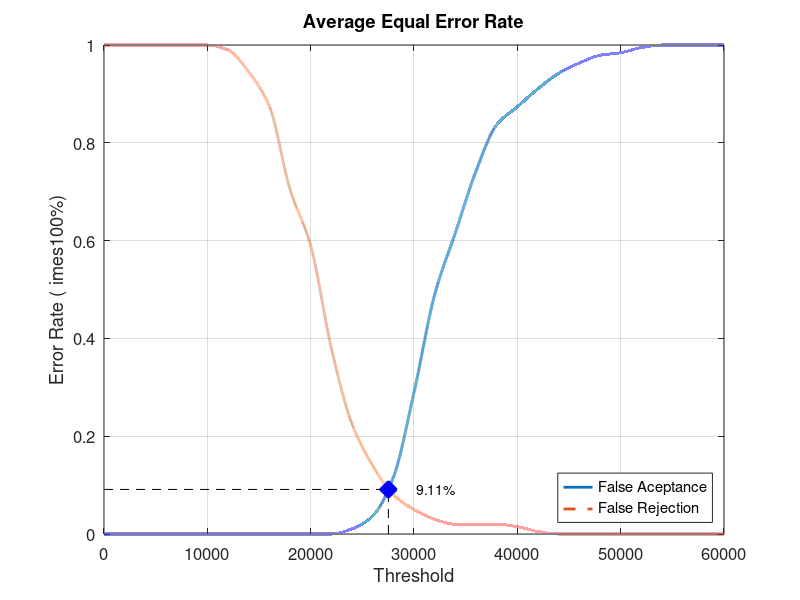
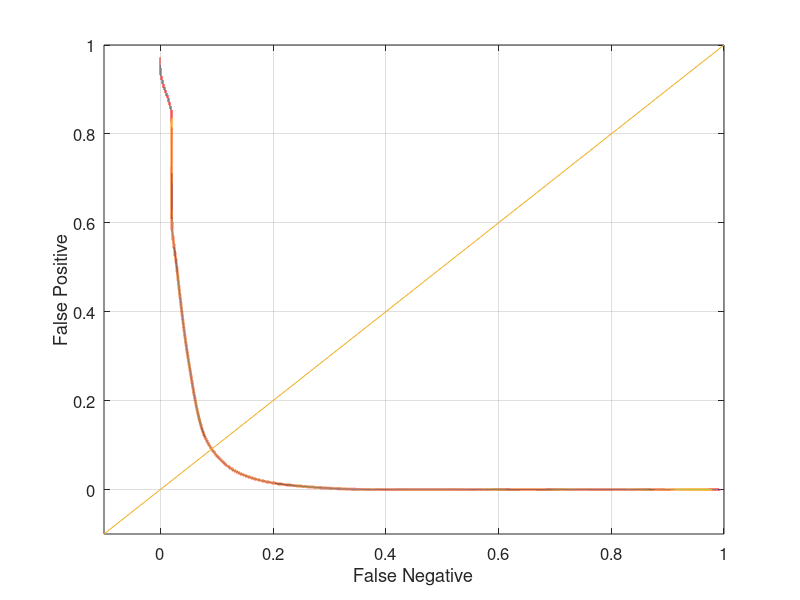

MATLAB code to generate these figures, in order:
close all;
clear;
clc;
x = 0:2000:60000;
xq = 0:0.5:60000;

y0 = [0 0 0 0 0 0 0 0 0 0 0 0 0.0105263 0.0368421 0.115789 0.289474 0.489474 0.615789 0.742105 0.836842 0.873684 0.910526 0.942105 0.963158 0.978947 0.984211 0.994737 1 1 1 1]
yy0 = interp1(x, y0, xq, 'pchip');
y1 = [1 1 1 1 1 1 0.99 0.945 0.875 0.705 0.59 0.38 0.225 0.14 0.08 0.05 0.03 0.02 0.02 0.02 0.015 0.005 0 0 0 0 0 0 0 0 0]
yy1 = interp1(x, y1, xq, 'pchip');

% Calculating EER: 
y2 = abs(y0 - y1);
find(y2 == min(y2))
yy2 = abs(yy0 - yy1);
xEER = find(yy2 == min(yy2));
xEERIndex = xq(xEER) % X-axis EER
yEER = yy0(xEER) % Y-axis EER

main = figure
plot(xq, yy0,'-','LineWidth', 2);	hold on
plot(xq, yy1,'--','LineWidth', 2);	hold on
plot([xEERIndex xEERIndex], [0 yEER], 'k--');	hold on
plot([0 xEERIndex], [yEER yEER], 'k--');	hold on
plot(xEERIndex, yEER, 'bx', 'LineWidth', 10);	hold on
text(xEERIndex + 10 * xEERIndex / 100, yEER, [num2str(round((10000 * yEER)) / 100) '%'])
legend('False Aceptance', 'False Rejection', 'Location', 'SouthEast')
xlabel('Threshold')
ylabel('Error Rate (	imes100%)')
title('Average Equal Error Rate')
set(gca, 'FontSize', 12)
axis([0 60000 0 1])
grid on

print(main, 'Database1_4Main', '-dpng');
FNRxFPR = figure('Color', [1 1 1]);
plot(yy1, yy0, '-', yy1, yy0, 'LineWidth', 2);
hold on
y = -0.1:0.1:1
plot(y, y); 
set(gca, 'FontSize', 12)
xlabel('False Negative')
ylabel('False Positive')
axis([-0.1 1 -0.1 1])
set(gca, 'FontSize', 12)
grid on

print(FNRxFPR, 'Database1_4FNRxFPR','-dpng');
